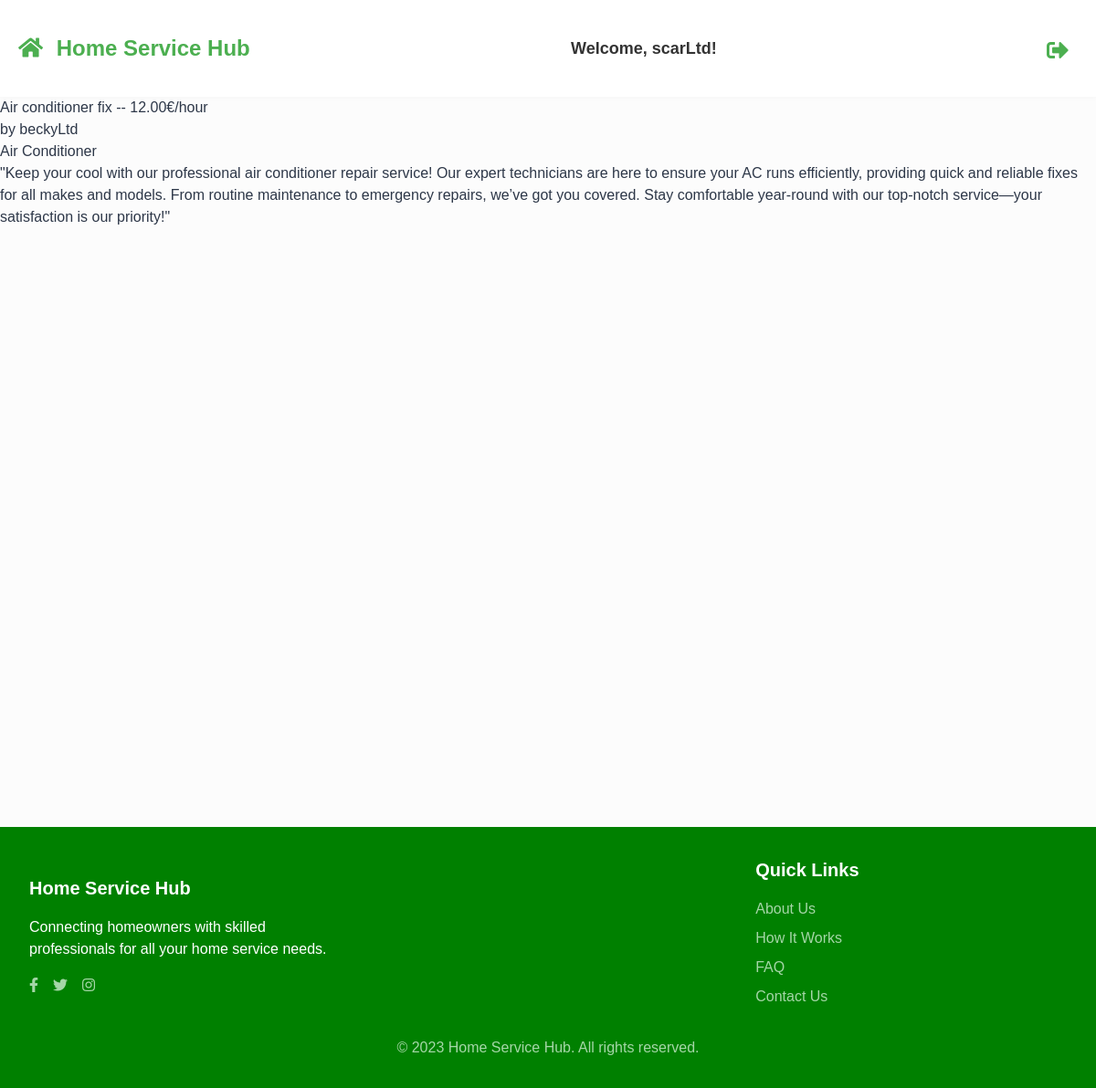
Screenshot of /services/3 (signed in) with the database file from the repository.
### users/models.py (models this page shows, shortened)
class User(AbstractUser):
    is_company = models.BooleanField(default=False)
    is_customer = models.BooleanField(default=False)

class Company(models.Model):
    user = models.OneToOneField(User, on_delete=models.CASCADE, primary_key=True)
    email = models.EmailField(
        max_length=100,
        unique=True,
        blank=False,
        null=False,
        default="default@example.com",
    )
    username = models.CharField(max_length=150, unique=True, blank=False, null=False)
    field_of_work = models.CharField(
        max_length=70,
        choices=(
            ("Air Conditioner", "Air Conditioner"),
            ("All in One", "All in One"),
            ("Carpentry", "Carpentry"),
            ("Electricity", "Electricity"),
            ("Gardening", "Gardening"),
            ("Home Machines", "Home Machines"),
            ("House Keeping", "House Keeping"),
            ("Interior Design", "Interior Design"),
            ("Locks", "Locks"),
            ("Painting", "Painting"),
            ("Plumbing", "Plumbing"),
            ("Water Heaters", "Water Heaters"),
        ),
        blank=False,
        null=False,
    )
    rating = models.IntegerField(
        validators=[MaxValueValidator(5), MinValueValidator(0)], default=0
    )
    description = models.TextField(blank=True, null=True)

### services/models.py (models this page shows, shortened)
class Service(models.Model):
    company = models.ForeignKey(Company, on_delete=models.CASCADE)
    name = models.CharField(max_length=40)
    description = models.TextField()
    price_hour = models.DecimalField(decimal_places=2, max_digits=100)
    rating = models.IntegerField(
        validators=[MinValueValidator(0), MaxValueValidator(5)], default=0
    )
    choices = (
        ("Air Conditioner", "Air Conditioner"),
        ("Carpentry", "Carpentry"),
        ("Electricity", "Electricity"),
        ("Gardening", "Gardening"),
        ("Home Machines", "Home Machines"),
        ("House Keeping", "House Keeping"),
        ("Interior Design", "Interior Design"),
        ("Locks", "Locks"),
        ("Painting", "Painting"),
        ("Plumbing", "Plumbing"),
        ("Water Heaters", "Water Heaters"),
    )
    field = models.CharField(max_length=30, blank=False, null=False, choices=choices)
    date = models.DateTimeField(auto_now=True, null=False)

### services/views.py (the view)
# urls.py: path("<int:id>", v.index, name="index"),
@login_required
def index(request, id):
    service = Service.objects.get(id=id)
    return render(request, "services/single_service.html", {"service": service})

### services/templates/services/single_service.html (shortened to what this page needs)
{% extends 'main/base.html' %}
{% block content %}
    <div class='service_info_header'>
        <h1>{{service.name}} -- {{service.price_hour}}€/hour</h1>
        <h5>by <a href="/company/{{service.company.user}}">{{service.company.user}}</a></h5>
    </div>
    <h3>{{service.field}}</h3>
    <p style="text-align: left;">{{service.description}}</p>
{% endblock %}

### main/templates/main/partials/navigation.html (shortened to what this page needs)
{% if user.is_authenticated %}
<div class="user-info">
    <p>Welcome, {{ user.username }}!</p>
</div>
 <div class="logout">
    <a href="{% url 'main:logout' %}" title="Logout">
        <i class="fas fa-sign-out-alt"></i>
    </a>
</div>
{% endif %}

### static/css/styles.css (style rules this page uses)
html, :host { line-height: 1.5; -webkit-text-size-adjust: 100%; -moz-tab-size: 4; -o-tab-size: 4; tab-size: 4; font-family: ui-sans-serif, system-ui, sans-serif, "Apple Color Emoji", "Segoe UI Emoji", "Segoe UI Symbol", "Noto Color Emoji"; font-feature-settings: normal; font-variation-settings: normal; -webkit-tap-highlight-color: transparent; }
body { margin: 0; line-height: inherit; }
h1, h2, h3, h4, h5, h6 { font-size: inherit; font-weight: inherit; }
a { color: inherit; text-decoration: inherit; }
blockquote, dl, dd, h1, h2, h3, h4, h5, h6, hr, figure, p, pre { margin: 0; }
.min-h-screen { min-height: 100vh; }
body { background-image: url('https://images.unsplash.com/photo-1523217582562-09d0def993a6?ixlib=rb-4.0.3&ixid=MnwxMjA3fDB8MHxwaG90by1wYWdlfHx8fGVufDB8fHx8&auto=format&fit=crop&w=2070&q=80'); background-size: cover; background-attachment: fixed; background-position: center; color: #2D3748; }

### static/css/home_page.css (style rules this page uses)
* { margin: 0; padding: 0; box-sizing: border-box; font-family: Arial, sans-serif; }
body { background-color: #f0f0f0; }
.user-info { text-align: center; margin: 20px 0; }
.user-info p { font-size: 18px; color: #333; font-weight: bold; }
.logout { text-align: right; margin: 20px 0; }
.logout a { color: #4CAF50; font-size: 24px; text-decoration: none; padding: 10px; }
.logout i { vertical-align: middle; }

### rows the page displays
User: username "scarLtd"
Service: name "Air conditioner fix", price_hour "12.00", company.user "beckyLtd", field "Air Conditioner", description "\"Keep your cool with our professional air conditioner repair service! Our expert technicians are here to ensure your AC runs efficiently, providing quick and reliable fixes for all makes and models. From routine maintenance to emergency repairs, we’ve got you covered. Stay comfortable year-round with our top-notch service—your satisfaction is our priority!\""
